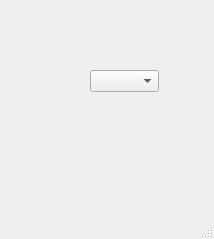
<?xml version="1.0" encoding="UTF-8"?>
<ui version="4.0">
 <class>theme</class>
 <widget class="QMainWindow" name="theme">
  <property name="geometry">
   <rect>
    <x>0</x>
    <y>0</y>
    <width>214</width>
    <height>239</height>
   </rect>
  </property>
  <property name="windowTitle">
   <string>MainWindow</string>
  </property>
  <widget class="QWidget" name="centralwidget">
   <widget class="QComboBox" name="comboBox_3">
    <property name="geometry">
     <rect>
      <x>90</x>
      <y>70</y>
      <width>69</width>
      <height>22</height>
     </rect>
    </property>
   </widget>
  </widget>
  <widget class="QMenuBar" name="menubar">
   <property name="geometry">
    <rect>
     <x>0</x>
     <y>0</y>
     <width>214</width>
     <height>21</height>
    </rect>
   </property>
  </widget>
  <widget class="QStatusBar" name="statusbar"/>
 </widget>
 <resources/>
 <connections/>
</ui>
